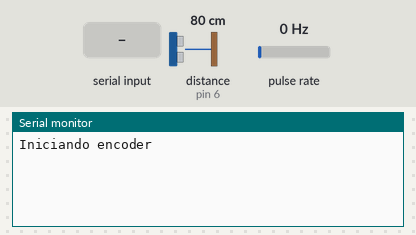
The sketch below on a simulated Arduino Uno, built with avr-gcc and run on an emulated ATmega328P. Parts: the last lines printed to the serial monitor. Wiring (inferred from the names in the program): ultrasonic range finder: trigger pin 7; echo pin 6; pulse sensor: data pin 2. The test bench sets the inputs (shaded band); at power-on: distance to the obstacle (sensor on pin 6) 80 cm, pulse rate 0 Hz. The echo pulse lasts 58.3 µs per cm.

Above: at 1.2 s.
1.3 s: distance to the obstacle (sensor on pin 6) set to 2 cm
At 2.0 s:
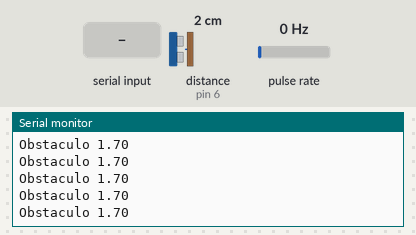
2.8 s: "90 45 200\n" received over Serial
5.8 s: "30 150 10\n" received over Serial
8.8 s: distance to the obstacle (sensor on pin 6) set to 18 cm
At 9.3 s:
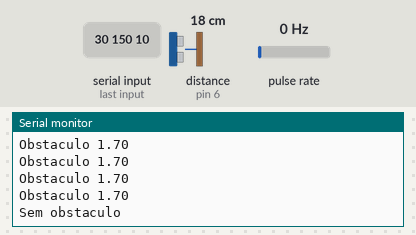
10.3 s: distance to the obstacle (sensor on pin 6) set to 2 cm
At 11.0 s:
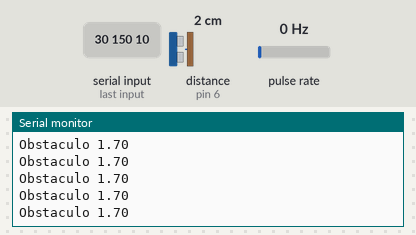
13.3 s: "90 45\n" received over Serial
Timing chart, 0 to 16.3 s (numbered marks = the images above; inputs shaded):
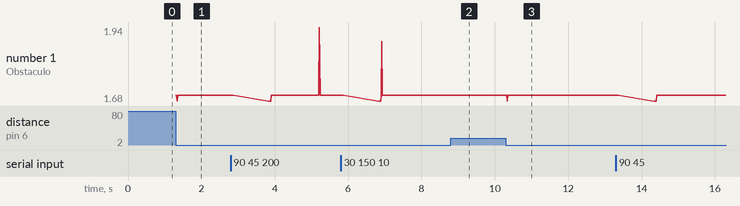

The sketch:

encoderUltrassom17jan.ino
```cpp
const byte Encoder = 2;
const byte trigger = 7;
const byte echo = 6;
const byte VCC = 13;
boolean notificacao = false;
int timeout = 3000;

int obstaculos = 0;


int contador = 0;
int valorPercorrer = 0;
double distanciaSeguranca = 10;


int splitString(char* frase);


void setup() {
  pinMode(Encoder, INPUT);
  attachInterrupt(0, calculaPulso, RISING);
   Serial.begin(9600);

  pinMode(trigger, OUTPUT);
  pinMode(echo, INPUT);
  pinMode(VCC, OUTPUT);
  digitalWrite(VCC, HIGH);
  digitalWrite(trigger, LOW);


  while (!Serial) {
    ; // wait for serial port to connect. Needed for native USB port only
  }
  Serial.println("Iniciando encoder");

}

void loop() {

  ultrassom();

if(Serial.available()> 0){
   String teste = Serial.readString();
  if(teste == "Encoder\n"){
    String saida = "Encoder " + String(contador);
    Serial.println(saida);
    }
  else{
    if(teste == "Zerar\n"){
      Serial.println("Zerando contador");
      contador = 0;
      }
     else{
      char dist[10] = "Distancia";
      char ultra[10] = "Ultrassom";
      char frase[30];
      teste.toCharArray(frase, sizeof(frase));
      if(strstr(frase, ultra)){
        distanciaSeguranca = splitString(frase);
        Serial.print("Ultrassom: ");
        Serial.println(distanciaSeguranca);
     }

    else{
      if(strstr(frase, dist)){
        valorPercorrer = splitString(frase);
        String saida = "Valor Percorrer " + String(valorPercorrer);
        Serial.println(saida);

        }
      else{
        Serial.println("Comando invalido");
      }
    }
    }
  }
  }
}

int splitString(char* frase){
  char * saida = strtok(frase, " ");
  char * auxiliar = strtok(NULL, " ");
  String converte = auxiliar;
  return converte.toInt();
}


void ultrassom(){
  digitalWrite(trigger, HIGH);
  delayMicroseconds(11);
  digitalWrite(trigger, LOW);

  uint32_t pulso = pulseIn(echo, HIGH, timeout);

  if(pulso == 0){
    pulso = 10000;
  }

  double distancia = 0.01715 * pulso;

  if(distancia < distanciaSeguranca){
    obstaculos++;

    if(obstaculos > 3){
       Serial.print("Obstaculo ");
      Serial.println(distancia);
      notificacao = true;
    }
  }else{
    obstaculos = 0;
    if(notificacao){
    notificacao = false;
    Serial.println("Sem obstaculo");
    }
  }
}
void calculaPulso(){
   contador++;
   if(contador == valorPercorrer){
    contador =0;
    Serial.println("Deslocou o valor desejado");
    }
}
```

Measured:
- after the input at 1.3 s, the serial monitor: prints a new line at once (image 1)
- after the input at 8.8 s, the serial monitor: prints a new line after 0.08 s (image 2)
- after the input at 10.3 s, the serial monitor: prints a new line at once (image 3)
